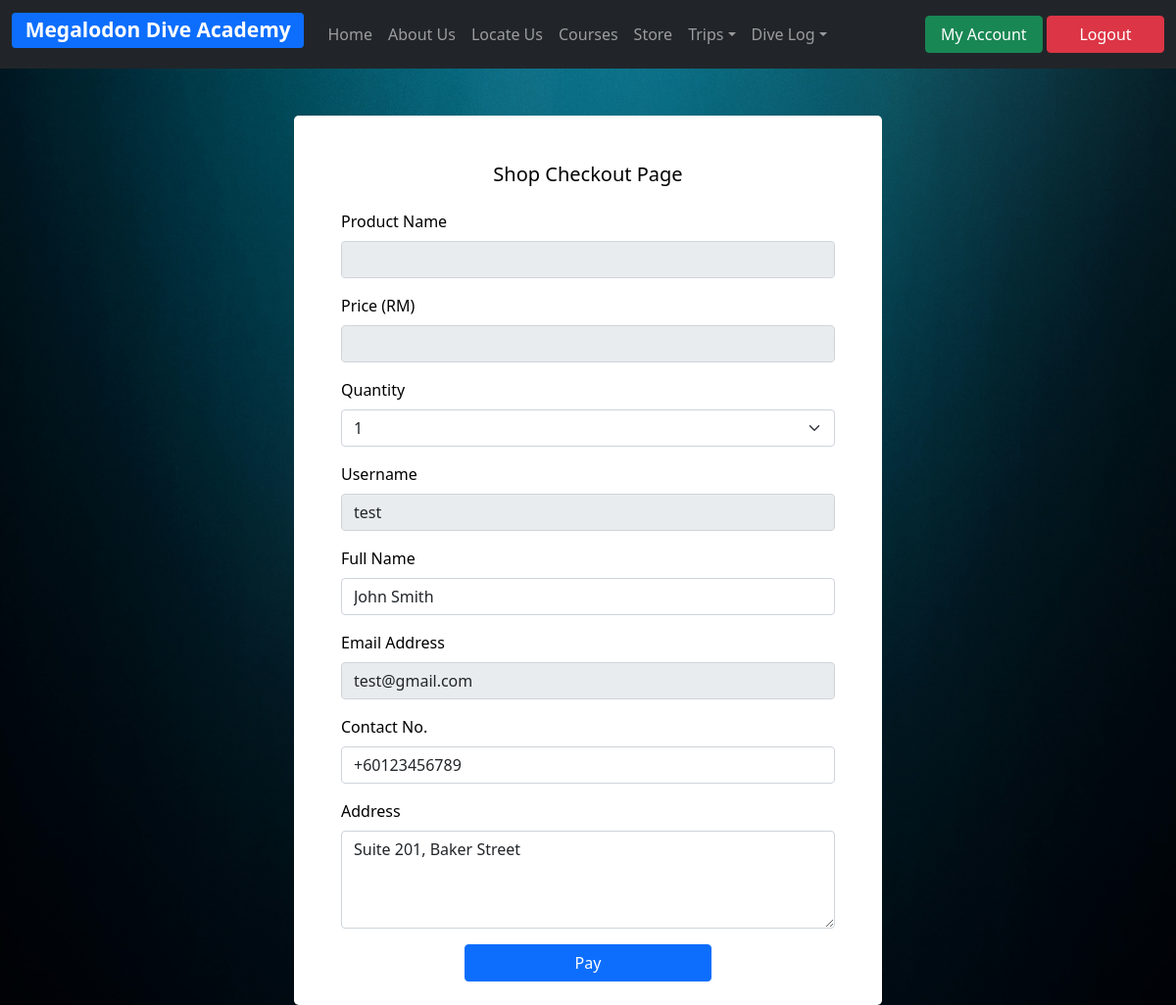
The page /shopCheckout.php (signed in) on the database as committed earlier.
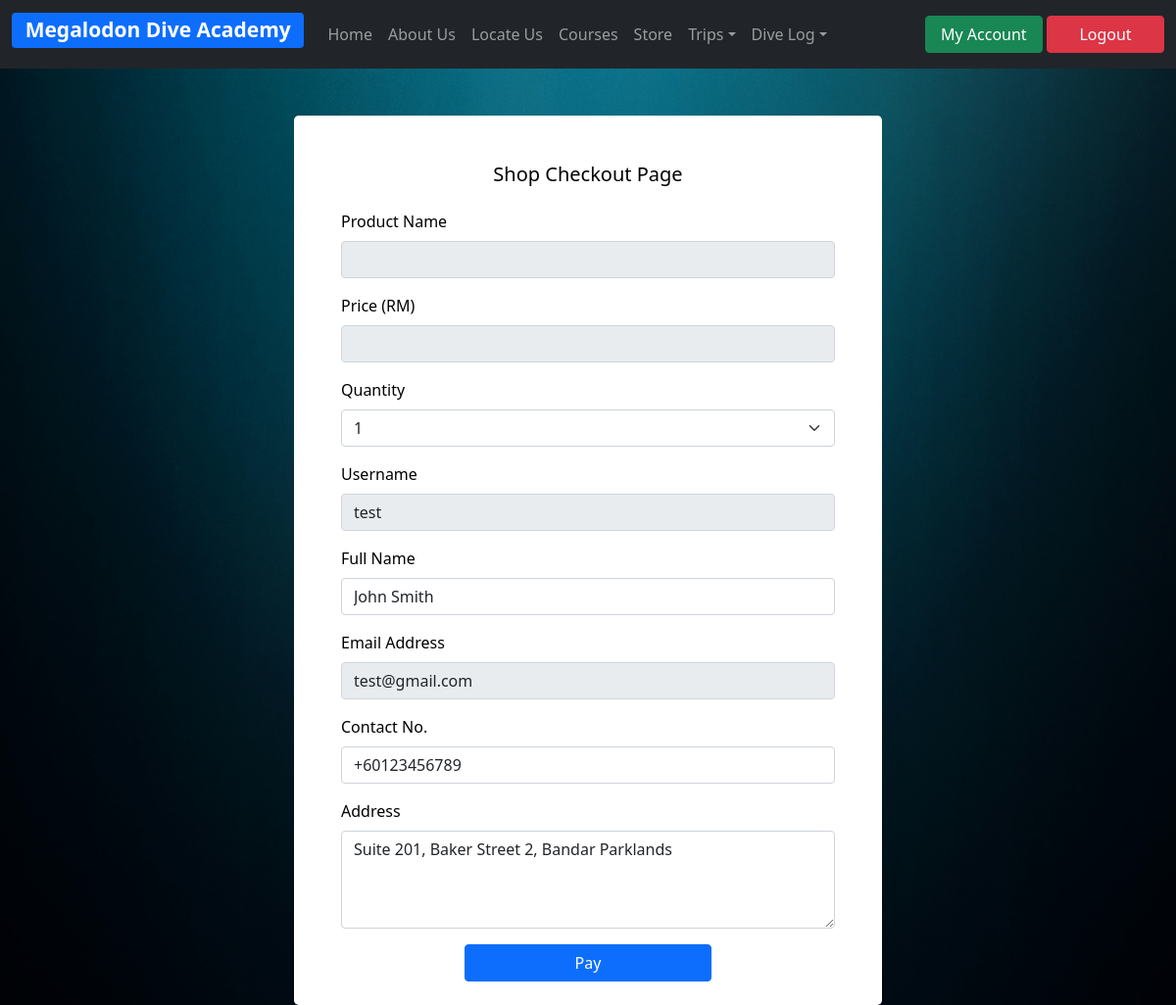
The same page on the database as committed later.
### tables this page shows
CREATE TABLE `user` (
  `userID` int(11) NOT NULL,
  `username` varchar(15) NOT NULL,
  `email` varchar(255) NOT NULL,
  `password` varchar(255) NOT NULL,
  `name` varchar(100) DEFAULT NULL,
  `contactNo` varchar(100) DEFAULT NULL,
  `address` varchar(1000) DEFAULT NULL
);

### shopCheckout.php (the view, shortened to what this page needs)
<?php
include('db/server.php');
include('header/navUser.php');
?>
<!DOCTYPE html>
<html>
    <head>
        <link href="https://cdn.jsdelivr.net/npm/bootstrap@5.1.3/dist/css/bootstrap.min.css" rel="stylesheet">
        <link rel="stylesheet" type="text/css" href="css/style.css" />
    </head>
    <body>
    <div class="mx-auto mt-5 mb-1 bg-white text-black p-5 pb-2" style=" height:fit-content; width:600px; border-radius: .30rem">
            <form action="shopCheckout.php" method="POST">
                <h5 class="text-center mb-4">Shop Checkout Page</h1>
                <div class="mb-3">
                    <label class="form-label">Product Name</label>
                    <input class="form-control" type="text" name="productName" value="<?php echo $_GET['name']; ?>" readonly>
                </div>
                <div class="mb-3">
                    <label class="form-label">Price (RM)</label>
                    <input class="form-control" type="text" name="price" value="<?php echo $_GET['price']; ?>" readonly>
                </div>
                <div class="mb-3">
                    <label class="form-label">Quantity</label>
                    <select class="form-select" aria-label="Quantity" name="productQuantity">
                        <option selected>1</option>
                    </select>
                </div>
                <div class="mb-3">
                    <label class="form-label">Username</label>
                    <input class="form-control" type="text" name="username" value="<?php echo $_SESSION['username']; ?>"readonly>
                </div>
                <?php
                $username = $_SESSION['username'];
                $userDetails = $mysqli->query("SELECT * FROM user WHERE username='$username'") or die(mysqli_error($mysqli));
                while ($row = $userDetails->fetch_assoc()): ?>
                <div class="mb-3">
                    <label class="form-label">Full Name</label>
                    <input class="form-control"type="text" name="name" value="<?php echo $row['name']; ?>" placeholder="John Smith">
                </div>
                <div class="mb-3">
                    <label class="form-label">Email Address</label>
                    <input class="form-control"type="text" name="email" value="<?php echo $row['email']; ?>" placeholder="youremail@example.com" readonly>
                </div>
                <div class="mb-3">
                    <label class="form-label">Contact No.</label>
                    <input class="form-control"type="text" name="contactNo" value="<?php echo $row['contactNo']; ?>" placeholder="+60123456789">
                </div>
                <div class="mb-3">
                    <label class="form-label">Address</label>
                    <textarea class="form-control" placeholder="Your Address" name="address" style="height: 100px"><?php echo $row['address']; ?></textarea>
                </div>
                <?php endwhile; ?>
                <div class="d-grid gap-2 col-6 mx-auto">
                    <button class="btn btn-primary" type="submit" name="shopCheckout">Pay</button>
                </div>
            </form>
        </div>
    </body>
</html>

Rows that differ between the two databases and show on the page:
changed user "John Smith": address "Suite 201, Baker Street" → "Suite 201, Baker Street 2, Bandar Parklands"
